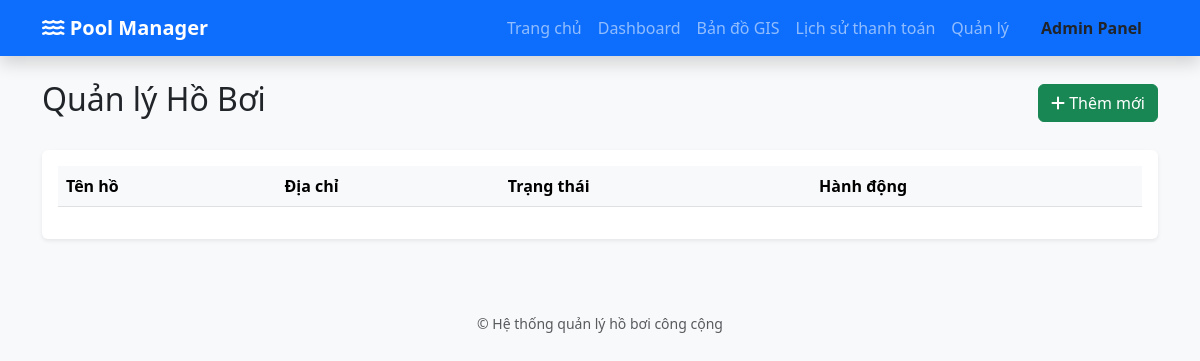
Before: /quan-ly/ with the older database file.
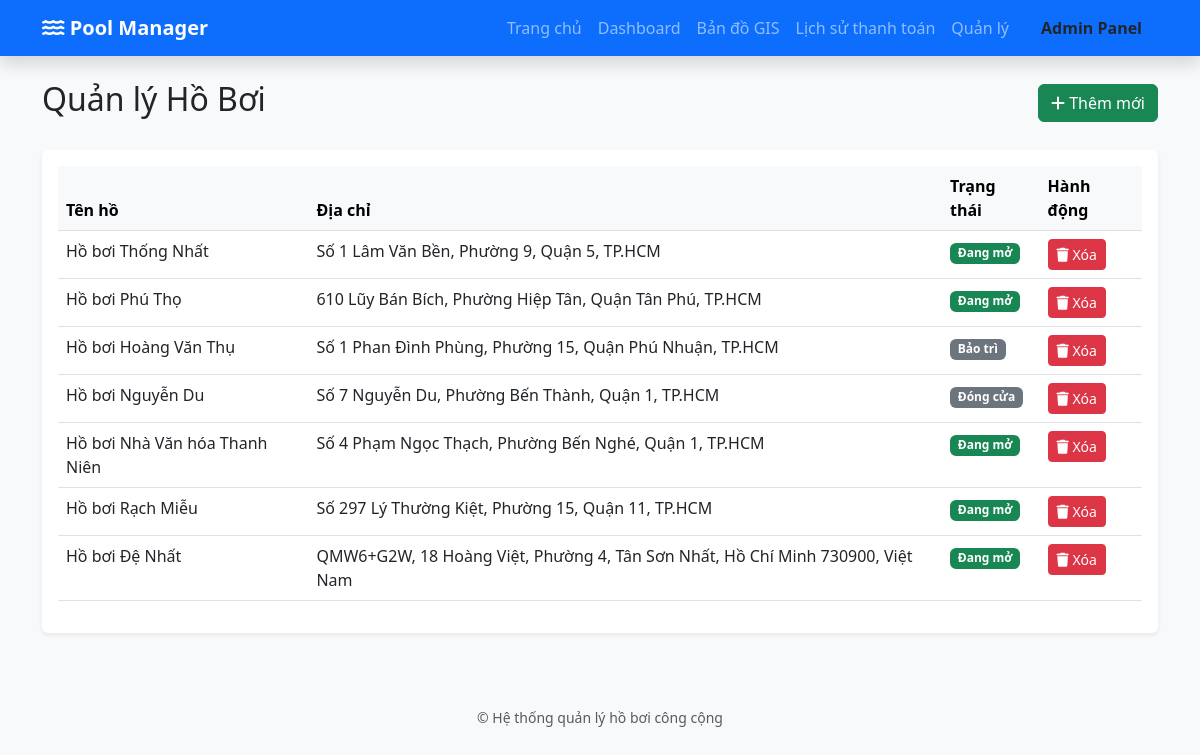
After: the same page with the newer database file.
### quan_ly_ho_boi/models.py (models this page shows, shortened)
class HoBoi(models.Model):
    TRANG_THAI_CHOICES = [
        ('MO', 'Đang mở'),
        ('BAO_TRI', 'Bảo trì'),
        ('DONG', 'Đóng cửa'),
    ]
    ten_ho = models.CharField(max_length=200, verbose_name="Tên hồ bơi")
    dia_chi = models.TextField(verbose_name="Địa chỉ")
    do_sau = models.FloatField(help_text="Độ sâu tính bằng mét", verbose_name="Độ sâu (m)")
    suc_chua = models.IntegerField(verbose_name="Sức chứa tối đa")
    vi_do = models.FloatField(verbose_name="Vĩ độ")
    kinh_do = models.FloatField(verbose_name="Kinh độ")
    gia_ve_nguoi_lon = models.DecimalField(max_digits=10, decimal_places=0, default=Decimal('50000'), verbose_name="Giá vé người lớn")
    gia_ve_tre_em = models.DecimalField(max_digits=10, decimal_places=0, default=Decimal('30000'), verbose_name="Giá vé trẻ em")
    trang_thai = models.CharField(max_length=20, choices=TRANG_THAI_CHOICES, default='MO', verbose_name="Trạng thái")
    hinh_anh = models.ImageField(upload_to='ho_boi/', blank=True, null=True, verbose_name="Hình ảnh")
    class Meta:
        verbose_name = "Hồ bơi"
        verbose_name_plural = "Danh sách Hồ bơi"

### quan_ly_ho_boi/views.py (the view)
# urls.py: path('quan-ly/', quan_ly_danh_sach, name='quan_ly'),
def quan_ly_danh_sach(request: HttpRequest):
    danh_sach_ho = HoBoi.objects.all()
    return render(request, 'quan_ly_ho_boi/manage_list.html', {'danh_sach_ho': danh_sach_ho})

### quan_ly_ho_boi/templates/quan_ly_ho_boi/manage_list.html (shortened to what this page needs)
{% extends 'quan_ly_ho_boi/base.html' %}
{% block content %}
<div class="d-flex justify-content-between align-items-center mb-4">
    <h2>Quản lý Hồ Bơi</h2>
    <a href="/admin-panel/" class="btn btn-success"><i class="fa-solid fa-plus"></i> Thêm mới</a>
</div>
<div class="table-responsive bg-white shadow-sm p-3 rounded">
    <table class="table table-hover">
        <thead class="table-light">
            <tr>
                <th>Tên hồ</th>
                <th>Địa chỉ</th>
                <th>Trạng thái</th>
                <th>Hành động</th>
            </tr>
        </thead>
        <tbody>
            {% for ho in danh_sach_ho %}
            <tr>
                <td>{{ ho.ten_ho }}</td>
                <td>{{ ho.dia_chi }}</td>
                <td>
                    <span class="badge {% if ho.trang_thai == 'MO' %}bg-success{% else %}bg-secondary{% endif %}">
                        {{ ho.get_trang_thai_display }}
                    </span>
                </td>
                <td>
                    <form action="{% url 'xoa_ho_boi' ho.id %}" method="POST" onsubmit="return confirm('Bạn có chắc muốn xóa không?');">
                        <button type="submit" class="btn btn-danger btn-sm"><i class="fa-solid fa-trash"></i> Xóa</button>
                    </form>
                </td>
            </tr>
            {% endfor %}
        </tbody>
    </table>
</div>
{% endblock %}

Changed rows visible on the page:
added HoBoi: ten_ho "Hồ bơi Thống Nhất", dia_chi "Số 1 Lâm Văn Bền, Phường 9, Quận 5, TP.HCM", trang_thai "Đang mở"
added HoBoi: ten_ho "Hồ bơi Phú Thọ", dia_chi "610 Lũy Bán Bích, Phường Hiệp Tân, Quận Tân Phú, TP.HCM", trang_thai "Đang mở"
added HoBoi: ten_ho "Hồ bơi Hoàng Văn Thụ", dia_chi "Số 1 Phan Đình Phùng, Phường 15, Quận Phú Nhuận, TP.HCM", trang_thai "Bảo trì"
added HoBoi: ten_ho "Hồ bơi Nguyễn Du", dia_chi "Số 7 Nguyễn Du, Phường Bến Thành, Quận 1, TP.HCM", trang_thai "Đóng cửa"
added HoBoi: ten_ho "Hồ bơi Nhà Văn hóa Thanh Niên", dia_chi "Số 4 Phạm Ngọc Thạch, Phường Bến Nghé, Quận 1, TP.HCM", trang_thai "Đang mở"
added HoBoi: ten_ho "Hồ bơi Rạch Miễu", dia_chi "Số 297 Lý Thường Kiệt, Phường 15, Quận 11, TP.HCM", trang_thai "Đang mở"
added HoBoi: ten_ho "Hồ bơi Đệ Nhất", dia_chi "QMW6+G2W, 18 Hoàng Việt, Phường 4, Tân Sơn Nhất, Hồ Chí Minh 730900, Việt Nam", trang_thai "Đang mở"
